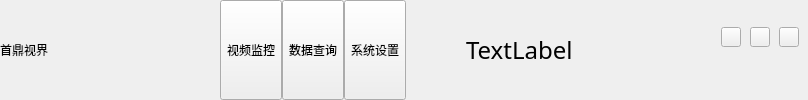
    <widget class="QWidget" name="widgetTitle" native="true">
     <property name="sizePolicy">
      <sizepolicy hsizetype="Preferred" vsizetype="Fixed">
       <horstretch>0</horstretch>
       <verstretch>0</verstretch>
      </sizepolicy>
     </property>
     <property name="minimumSize">
      <size>
       <width>808</width>
       <height>80</height>
      </size>
     </property>
     <layout class="QHBoxLayout" name="horizontalLayout_2">
      <property name="spacing">
       <number>0</number>
      </property>
      <property name="leftMargin">
       <number>0</number>
      </property>
      <property name="topMargin">
       <number>0</number>
      </property>
      <property name="rightMargin">
       <number>0</number>
      </property>
      <property name="bottomMargin">
       <number>0</number>
      </property>
      <item>
       <widget class="QLabel" name="labelTitle">
        <property name="minimumSize">
         <size>
          <width>220</width>
          <height>80</height>
         </size>
        </property>
        <property name="maximumSize">
         <size>
          <width>220</width>
          <height>80</height>
         </size>
        </property>
        <property name="text">
         <string>首鼎视界</string>
        </property>
       </widget>
      </item>
      <item>
       <widget class="QWidget" name="widgetTop" native="true">
        <layout class="QHBoxLayout" name="horizontalLayout">
         <property name="spacing">
          <number>0</number>
         </property>
         <property name="leftMargin">
          <number>0</number>
         </property>
         <property name="topMargin">
          <number>0</number>
         </property>
         <property name="rightMargin">
          <number>0</number>
         </property>
         <property name="bottomMargin">
          <number>0</number>
         </property>
         <item>
          <widget class="QToolButton" name="btnMain">
           <property name="sizePolicy">
            <sizepolicy hsizetype="Fixed" vsizetype="Ignored">
             <horstretch>0</horstretch>
             <verstretch>0</verstretch>
            </sizepolicy>
           </property>
           <property name="font">
            <font>
             <pointsize>9</pointsize>
            </font>
           </property>
           <property name="text">
            <string>视频监控</string>
           </property>
           <property name="icon">
            <iconset>
             <normaloff>main_main.png</normaloff>main_main.png</iconset>
           </property>
          </widget>
         </item>
         <item>
          <widget class="QToolButton" name="btnData">
           <property name="sizePolicy">
            <sizepolicy hsizetype="Fixed" vsizetype="Expanding">
             <horstretch>0</horstretch>
             <verstretch>0</verstretch>
            </sizepolicy>
           </property>
           <property name="font">
            <font>
             <pointsize>9</pointsize>
            </font>
           </property>
           <property name="text">
            <string>数据查询</string>
           </property>
          </widget>
         </item>
         <item>
          <widget class="QToolButton" name="btnConfig">
           <property name="sizePolicy">
            <sizepolicy hsizetype="Fixed" vsizetype="Expanding">
             <horstretch>0</horstretch>
             <verstretch>0</verstretch>
            </sizepolicy>
           </property>
           <property name="font">
            <font>
             <pointsize>9</pointsize>
            </font>
           </property>
           <property name="text">
            <string>系统设置</string>
           </property>
          </widget>
         </item>
         <item>
          <spacer name="verticalSpacer">
           <property name="orientation">
            <enum>Qt::Vertical</enum>
           </property>
           <property name="sizeType">
            <enum>QSizePolicy::Fixed</enum>
           </property>
           <property name="sizeHint" stdset="0">
            <size>
             <width>20</width>
             <height>40</height>
            </size>
           </property>
          </spacer>
         </item>
         <item>
          <spacer name="horizontalSpacer_23">
           <property name="orientation">
            <enum>Qt::Horizontal</enum>
           </property>
           <property name="sizeHint" stdset="0">
            <size>
             <width>40</width>
             <height>20</height>
            </size>
           </property>
          </spacer>
         </item>
        </layout>
       </widget>
      </item>
      <item>
       <widget class="QWidget" name="widget_2" native="true"/>
      </item>
      <item>
       <widget class="QLabel" name="labelTime">
        <property name="minimumSize">
         <size>
          <width>150</width>
          <height>0</height>
         </size>
        </property>
        <property name="font">
         <font>
          <family>黑体</family>
          <pointsize>18</pointsize>
         </font>
        </property>
        <property name="text">
         <string>TextLabel</string>
        </property>
       </widget>
      </item>
      <item>
       <spacer name="horizontalSpacer">
        <property name="orientation">
         <enum>Qt::Horizontal</enum>
        </property>
        <property name="sizeHint" stdset="0">
         <size>
          <width>40</width>
          <height>20</height>
         </size>
        </property>
       </spacer>
      </item>
      <item>
       <widget class="QWidget" name="widgetMenu" native="true">
        <property name="sizePolicy">
         <sizepolicy hsizetype="Expanding" vsizetype="Expanding">
          <horstretch>0</horstretch>
          <verstretch>0</verstretch>
         </sizepolicy>
        </property>
        <property name="minimumSize">
         <size>
          <width>96</width>
          <height>62</height>
         </size>
        </property>
        <property name="maximumSize">
         <size>
          <width>96</width>
          <height>63</height>
         </size>
        </property>
        <layout class="QVBoxLayout" name="verticalLayout_12">
         <item>
          <spacer name="verticalSpacer_5">
           <property name="orientation">
            <enum>Qt::Vertical</enum>
           </property>
           <property name="sizeHint" stdset="0">
            <size>
             <width>20</width>
             <height>16</height>
            </size>
           </property>
          </spacer>
         </item>
         <item>
          <layout class="QHBoxLayout" name="horizontalLayout_37">
           <item>
            <widget class="QPushButton" name="btnMenu_Min">
             <property name="minimumSize">
              <size>
               <width>20</width>
               <height>20</height>
              </size>
             </property>
             <property name="maximumSize">
              <size>
               <width>20</width>
               <height>20</height>
              </size>
             </property>
             <property name="styleSheet">
              <string notr="true">border-image: url(:/Minimize.png);</string>
             </property>
             <property name="text">
              <string/>
             </property>
            </widget>
           </item>
           <item>
            <spacer name="horizontalSpacer_12">
             <property name="orientation">
              <enum>Qt::Horizontal</enum>
             </property>
             <property name="sizeHint" stdset="0">
              <size>
               <width>20</width>
               <height>20</height>
              </size>
             </property>
            </spacer>
           </item>
           <item>
            <widget class="QPushButton" name="btnMenu_Max">
             <property name="minimumSize">
              <size>
               <width>20</width>
               <height>20</height>
              </size>
             </property>
             <property name="maximumSize">
              <size>
               <width>20</width>
               <height>20</height>
              </size>
             </property>
             <property name="styleSheet">
              <string notr="true">border-image: url(:/Maximize.png);</string>
             </property>
             <property name="text">
              <string/>
             </property>
            </widget>
           </item>
           <item>
            <spacer name="horizontalSpacer_22">
             <property name="orientation">
              <enum>Qt::Horizontal</enum>
             </property>
             <property name="sizeHint" stdset="0">
              <size>
               <width>20</width>
               <height>20</height>
              </size>
             </property>
            </spacer>
           </item>
           <item>
            <widget class="QPushButton" name="btnMenu_Close">
             <property name="sizePolicy">
              <sizepolicy hsizetype="Preferred" vsizetype="Fixed">
               <horstretch>0</horstretch>
               <verstretch>0</verstretch>
              </sizepolicy>
             </property>
             <property name="minimumSize">
              <size>
               <width>20</width>
               <height>20</height>
              </size>
             </property>
             <property name="maximumSize">
              <size>
               <width>32</width>
               <height>32</height>
              </size>
             </property>
             <property name="styleSheet">
              <string notr="true">border-image:url(:/close.png)</string>
             </property>
             <property name="text">
              <string/>
             </property>
            </widget>
           </item>
          </layout>
         </item>
         <item>
          <spacer name="verticalSpacer_11">
           <property name="orientation">
            <enum>Qt::Vertical</enum>
           </property>
           <property name="sizeHint" stdset="0">
            <size>
             <width>20</width>
             <height>40</height>
            </size>
           </property>
          </spacer>
         </item>
        </layout>
       </widget>
      </item>
     </layout>
    </widget>
